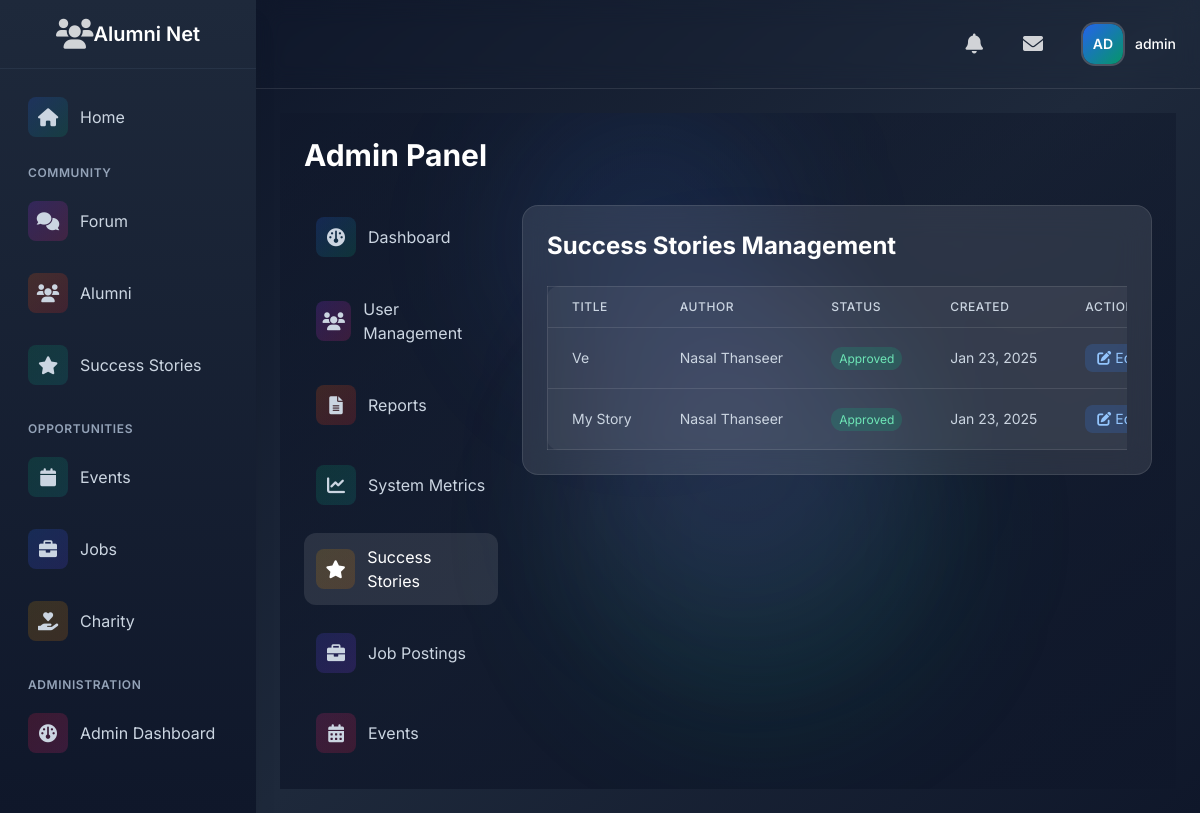
Screenshot of /admin-panel/success-stories/ (signed in) with the database file from the repository.
### users/models.py (models this page shows, shortened)
class User(AbstractUser):
    USER_TYPES = (
        ('admin', 'Admin'),
        ('alumni', 'Alumni'),
        ('student', 'Student'),
    )
    INDUSTRY_CHOICES = (
        ('it', 'Information Technology'),
        ('finance', 'Finance'),
        ('healthcare', 'Healthcare'),
        ('education', 'Education'),
        ('manufacturing', 'Manufacturing'),
        ('retail', 'Retail'),
        ('consulting', 'Consulting'),
        ('marketing', 'Marketing'),
        ('other', 'Other')
    )
    AVAILABILITY_CHOICES = (
        ('available', 'Available for Mentorship'),
        ('limited', 'Limited Availability'),
        ('unavailable', 'Not Available'),
    )
    user_type = models.CharField(max_length=10, choices=USER_TYPES, default='student')
    profile_picture = models.ImageField(upload_to='profile_pics/', null=True, blank=True)
    bio = models.TextField(max_length=500, blank=True)
    graduation_year = models.IntegerField(null=True, blank=True)
    current_job_title = models.CharField(max_length=100, blank=True)
    current_company = models.CharField(max_length=100, blank=True)
    industry = models.CharField(max_length=20, choices=INDUSTRY_CHOICES, blank=True)
    years_of_experience = models.PositiveIntegerField(default=0)
    skills = models.TextField(help_text="Enter skills separated by commas", blank=True)
    achievements = models.TextField(blank=True)
    certifications = models.TextField(help_text="Enter certifications separated by commas", blank=True)
    linkedin_profile = models.URLField(max_length=200, blank=True)
    portfolio_link = models.URLField(max_length=200, blank=True)
    mentorship_availability = models.CharField(
        max_length=20,
        choices=AVAILABILITY_CHOICES,
        blank=True
    )
    email_verified = models.BooleanField(default=False)

### success/models.py (models this page shows, shortened)
class SuccessStory(models.Model):
    STATUS_CHOICES = (
        ('pending', 'Pending Review'),
        ('approved', 'Approved'),
        ('rejected', 'Rejected'),
    )
    author = models.ForeignKey(settings.AUTH_USER_MODEL, on_delete=models.CASCADE, related_name='success_stories')
    title = models.CharField(max_length=200)
    content = models.TextField()
    graduation_year = models.IntegerField()
    current_position = models.CharField(max_length=200)
    company = models.CharField(max_length=200)
    image = models.ImageField(upload_to='success_stories/', null=True, blank=True)
    status = models.CharField(max_length=20, choices=STATUS_CHOICES, default='pending')
    created_at = models.DateTimeField(auto_now_add=True)
    updated_at = models.DateTimeField(auto_now=True)
    reviewed_by = models.ForeignKey(
        settings.AUTH_USER_MODEL,
        on_delete=models.SET_NULL,
        null=True,
        blank=True,
        related_name='reviewed_stories'
    )
    reviewed_at = models.DateTimeField(null=True, blank=True)
    class Meta:
        ordering = ['-created_at']
        verbose_name_plural = 'Success Stories'

### admin_panel/views.py (the view)
# urls.py: path('success-stories/', views.success_stories, name='success_stories'),
@staff_member_required
def success_stories(request):
    stories = SuccessStory.objects.all().order_by('-created_at')
    paginator = Paginator(stories, 10)  # Show 10 stories per page
    page = request.GET.get('page')
    stories = paginator.get_page(page)
    return render(request, 'admin_panel/success_stories.html', {'stories': stories})

### admin_panel/templates/admin_panel/success_stories.html (shortened to what this page needs)
{% extends 'admin_panel/base_admin.html' %}
{% block admin_content %}
<div class="space-y-6">
    <div class="flex justify-between items-center">
        <h2 class="text-2xl font-bold text-white">Success Stories Management</h2>
    </div>
    <div class="overflow-x-auto">
        <table class="min-w-full bg-white/5 border border-white/10 rounded-xl">
            <thead>
                <tr class="border-b border-white/10">
                    <th class="px-6 py-3 text-left text-xs font-medium text-slate-300 uppercase tracking-wider">Title</th>
                    <th class="px-6 py-3 text-left text-xs font-medium text-slate-300 uppercase tracking-wider">Author</th>
                    <th class="px-6 py-3 text-left text-xs font-medium text-slate-300 uppercase tracking-wider">Status</th>
                    <th class="px-6 py-3 text-left text-xs font-medium text-slate-300 uppercase tracking-wider">Created</th>
                    <th class="px-6 py-3 text-left text-xs font-medium text-slate-300 uppercase tracking-wider">Actions</th>
                </tr>
            </thead>
            <tbody class="divide-y divide-white/10">
                {% for story in stories %}
                <tr class="hover:bg-white/5">
                    <td class="px-6 py-4 whitespace-nowrap text-sm text-slate-300">{{ story.title }}</td>
                    <td class="px-6 py-4 whitespace-nowrap text-sm text-slate-300">{{ story.author.get_full_name }}</td>
                    <td class="px-6 py-4 whitespace-nowrap text-sm">
                        <span class="px-2 py-1 text-xs rounded-full
                            {% if story.status == 'approved' %}bg-emerald-500/20 text-emerald-300
                            {% elif story.status == 'rejected' %}bg-red-500/20 text-red-300
                            {% else %}bg-yellow-500/20 text-yellow-300{% endif %}">
                            {{ story.status|title }}
                        </span>
                    </td>
                    <td class="px-6 py-4 whitespace-nowrap text-sm text-slate-300">{{ story.created_at|date:"M d, Y" }}</td>
                    <td class="px-6 py-4 whitespace-nowrap text-sm text-slate-300 space-x-2">
                        <a href="{% url 'admin_panel:edit_story' story.id %}"
                           class="inline-flex items-center px-3 py-1 rounded-lg bg-blue-500/20 text-blue-300 hover:bg-blue-500/30 transition-colors">
                            <i class="fas fa-edit mr-1"></i> Edit
                        </a>
                    </td>
                </tr>
                {% empty %}
                <tr>
                    <td colspan="5" class="px-6 py-4 text-center text-slate-300">No success stories found.</td>
                </tr>
                {% endfor %}
            </tbody>
        </table>
    </div>
</div>
{% endblock %}

### templates/base.html (shortened to what this page needs)
{% load static %}
{% load user_tags %}
{% load notification_tags %}
{% load message_tags %}
<!DOCTYPE html>
<html lang="en">
<head>
    <script src="https://cdn.tailwindcss.com"></script>
    <link rel="stylesheet" href="https://cdnjs.cloudflare.com/ajax/libs/font-awesome/6.0.0/css/all.min.css">
</head>
<body class="font-[Inter] bg-slate-900">
    <div class="min-h-screen flex flex-col md:flex-row">
        <aside class="fixed inset-y-0 left-0 bg-gradient-to-b from-slate-800 to-slate-900 shadow-xl w-64 transform -translate-x-full md:translate-x-0 transition-transform duration-300 ease-in-out z-30"
               id="sidebar">
            <div class="flex items-center justify-center p-4 border-b border-slate-700/50">
                <div class="text-white/80 hover:text-white transition-colors duration-200">
                    <i class="fas fa-users text-3xl"></i>
                </div>
                    <span class="text-xl font-semibold text-white">Alumni Net</span>
            </div>
            <nav class="p-4 space-y-4">
                {% if user.is_authenticated %}
                    <a href="{% url 'home' %}"
                       class="flex items-center space-x-3 p-3 rounded-xl hover:bg-white/10 text-slate-300 hover:text-white transition-all duration-200 group">
                        <div class="w-10 h-10 flex items-center justify-center rounded-lg bg-gradient-to-br from-blue-600/20 to-emerald-600/20 group-hover:from-blue-600/30 group-hover:to-emerald-600/30">
                            <i class="fas fa-home text-lg"></i>
                        </div>
                        <span>Home</span>
                    </a>
                    <div class="space-y-6">
                        <div class="space-y-2">
                            <p class="px-3 text-xs font-semibold text-slate-400 uppercase tracking-wider">Community</p>
                            <a href="{% url 'forum:category_list' %}"
                               class="flex items-center space-x-3 p-3 rounded-xl hover:bg-white/10 text-slate-300 hover:text-white transition-all duration-200 group">
                                <div class="w-10 h-10 flex items-center justify-center rounded-lg bg-gradient-to-br from-purple-600/20 to-pink-600/20 group-hover:from-purple-600/30 group-hover:to-pink-600/30">
                                    <i class="fas fa-comments text-lg"></i>
                                </div>
                                <span>Forum</span>
                            </a>
                            <a href="{% url 'users:alumni_directory' %}"
                               class="flex items-center space-x-3 p-3 rounded-xl hover:bg-white/10 text-slate-300 hover:text-white transition-all duration-200 group">
                                <div class="w-10 h-10 flex items-center justify-center rounded-lg bg-gradient-to-br from-orange-600/20 to-red-600/20 group-hover:from-orange-600/30 group-hover:to-red-600/30">
                                    <i class="fas fa-users text-lg"></i>
                                </div>
                                <span>Alumni</span>
                            </a>
                            <a href="{% url 'success:story_list' %}"
                               class="flex items-center space-x-3 p-3 rounded-xl hover:bg-white/10 text-slate-300 hover:text-white transition-all duration-200 group">
                                <div class="w-10 h-10 flex items-center justify-center rounded-lg bg-gradient-to-br from-emerald-600/20 to-teal-600/20 group-hover:from-emerald-600/30 group-hover:to-teal-600/30">
                                    <i class="fas fa-star text-lg"></i>
                                </div>
                                <span>Success Stories</span>
                            </a>
                        </div>
                        <div class="space-y-2">
                            <p class="px-3 text-xs font-semibold text-slate-400 uppercase tracking-wider">Opportunities</p>
                            <a href="{% url 'event_list' %}"
                               class="flex items-center space-x-3 p-3 rounded-xl hover:bg-white/10 text-slate-300 hover:text-white transition-all duration-200 group">
                                <div class="w-10 h-10 flex items-center justify-center rounded-lg bg-gradient-to-br from-emerald-600/20 to-teal-600/20 group-hover:from-emerald-600/30 group-hover:to-teal-600/30">
                                    <i class="fas fa-calendar text-lg"></i>
                                </div>
                                <span>Events</span>
                            </a>
                            <a href="{% url 'job_list' %}"
                               class="flex items-center space-x-3 p-3 rounded-xl hover:bg-white/10 text-slate-300 hover:text-white transition-all duration-200 group">
                                <div class="w-10 h-10 flex items-center justify-center rounded-lg bg-gradient-to-br from-blue-600/20 to-indigo-600/20 group-hover:from-blue-600/30 group-hover:to-indigo-600/30">
                                    <i class="fas fa-briefcase text-lg"></i>
                                </div>
                                <span>Jobs</span>
                            </a>
                            <a href="{% url 'fund_list' %}"
   class="flex items-center space-x-3 p-3 rounded-xl hover:bg-white/10 text-slate-300 hover:text-white transition-all duration-200 group">
    <div class="w-10 h-10 flex items-center justify-center rounded-lg bg-gradient-to-br from-yellow-600/20 to-amber-600/20 group-hover:from-yellow-600/30 group-hover:to-amber-600/30">
        <i class="fas fa-hand-holding-heart text-lg"></i>
    </div>
    <span>Charity</span>
</a>
                        </div>
                        {% if user.is_staff %}
                        <div class="space-y-2">
                            <p class="px-3 text-xs font-semibold text-slate-400 uppercase tracking-wider">Administration</p>
                            <a href="{% url 'admin_panel:dashboard' %}"
                               class="flex items-center space-x-3 p-3 rounded-xl hover:bg-white/10 text-slate-300 hover:text-white transition-all duration-200 group">
                                <div class="w-10 h-10 flex items-center justify-center rounded-lg bg-gradient-to-br from-rose-600/20 to-pink-600/20 group-hover:from-rose-600/30 group-hover:to-pink-600/30">
                                    <i class="fas fa-gauge text-lg"></i>
                                </div>
                                <span>Admin Dashboard</span>
                            </a>
                        </div>
                        {% endif %}
                    </div>
                {% endif %}
            </nav>
        </aside>
        <div class="flex-1 md:ml-64 relative bg-gradient-to-br from-slate-900 via-slate-800 to-slate-900">
            <header class="sticky top-0 z-20 backdrop-blur-md border-b border-white/10">
                <div class="relative flex items-center justify-between p-4 text-white">
                    <div class="flex items-center space-x-3 md:space-x-6">
                        {% if user.is_authenticated %}
                            <a href="{% url 'notifications:notification_list' %}" class="relative p-2 text-white/80 hover:text-white rounded-xl hover:bg-white/10 transition-colors duration-200">
                                <i class="fas fa-bell text-xl"></i>
                            </a>
                            <a href="{% url 'messaging:conversation_list' %}"
                               class="relative p-2 text-white/80 hover:text-white rounded-xl hover:bg-white/10 transition-colors duration-200">
                                <i class="fas fa-envelope text-xl"></i>
                            </a>
                            <div class="relative"
                                 x-data="{ open: false }"
                                 @keydown.escape.stop="open = false"
                                 @click.away="open = false">
                                <button @click="open = !open"
                                        class="flex items-center space-x-3 p-2 rounded-xl hover:bg-white/10 transition-all duration-200"
                                        :aria-expanded="open">
                                    <div class="relative">
                                        <div class="w-10 h-10 rounded-xl overflow-hidden ring-2 ring-white/20">
                                            {% if user.profile_picture %}
                                                <img src="{{ user.profile_picture.url }}"
                                                     alt="Profile"
                                                     class="h-full w-full object-cover">
                                            {% else %}
                                                <div class="profile-initials w-full h-full flex items-center justify-center bg-gradient-to-br from-blue-600 to-emerald-600">
                                                    <span class="text-white text-sm font-semibold">{{ user|get_initials }}</span>
                                                </div>
                                            {% endif %}
                                        </div>
                                    </div>
                                    <span class="text-sm font-medium text-white">{{ user.get_full_name|default:user.username }}</span>
                                </button>
                            </div>
                        {% endif %}
                    </div>
                </div>
            </header>
            <main class="relative p-4 md:p-6">
                {% block content %}{% endblock %}
            </main>
        </div>
    </div>
</body>
</html>

### rows the page displays
User: first_name+last_name+username "AD", get_full_name "admin"
SuccessStory: title "Ve", author.get_full_name "Nasal Thanseer", status "Approved", created_at "Jan 23, 2025"
SuccessStory: title "My Story", author.get_full_name "Nasal Thanseer", status "Approved", created_at "Jan 23, 2025"
